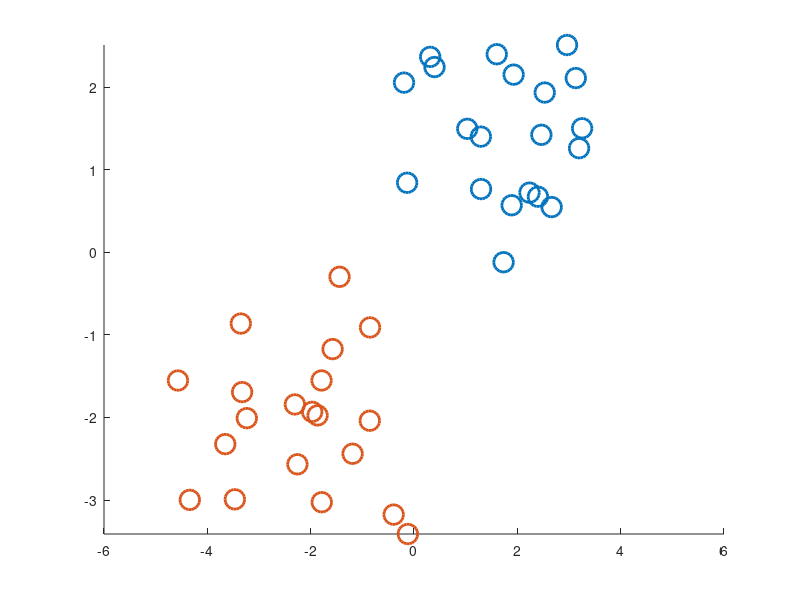

MATLAB code to generate this figure:
% LCY_Demo001_HardMarginTwoClassSVM
% Author: hugepanda @ LCY
% 2013-9-10 15:22:03
 
% Linear Seperable Data in 2-dimension
data1= mvnrnd ( [1,1]*2, eye(2), 20 );
data2= mvnrnd ( [-1,-1]*2, eye(2), 20);

% Quadratic Programming
H = [1 0 0; 0 1 0; 0 0 0];
f = [ 0 0 0];
Ap = -[data1 ones(20,1)];
An = [data2 ones(20,1)];
A = [Ap; An];
b = -ones(40,1);
opt = optimset('Algorithm','active-set');
[w,fval,exitflag,output,lambda] = quadprog(H,f,A,b,[],[],[],[],[],opt);
 
% Visualize Results
scatter(data1(:, 1), data1(:, 2), 'b+', 'SizeData', 200, 'LineWidth', 2);
hold on
scatter(data2(:, 1), data2(:, 2), 'rx', 'SizeData', 200, 'LineWidth', 2);
axis tight
x1 = -6:0.01:6;
plot(x1, (-w(3)-x1*w(1))/w(2), 'k', 'LineWidth', 2);
plot(x1, (1-w(3)-x1*w(1))/w(2), 'k:', 'LineWidth', 1.5);
plot(x1, (-1-w(3)-x1*w(1))/w(2), 'k:', 'LineWidth', 1.5);

% Visualize SVs (Support Vectors)
% dataAll = [data1 ; data2];
% sv_index = find(lambda.ineqlin > 0);
% scatter(dataAll(sv_index, 1), dataAll(sv_index, 2), 'ko', 'SizeData', 200, 'LineWidth', 2);
